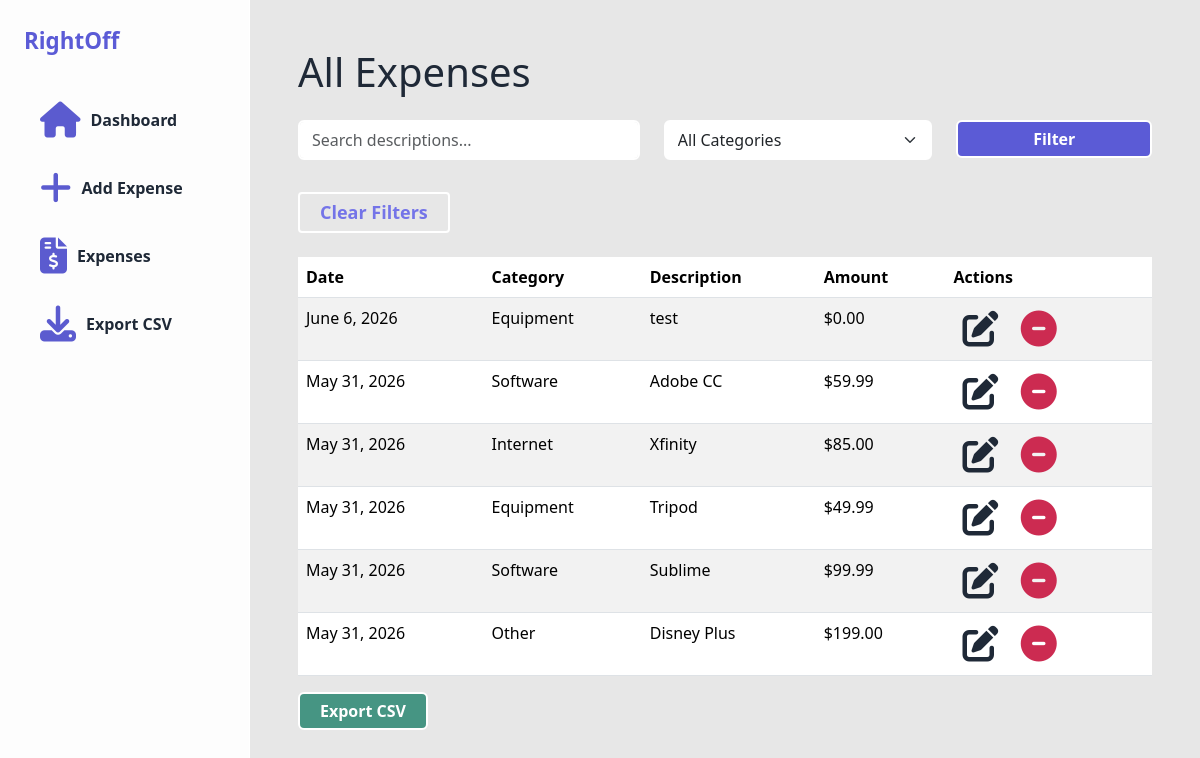
The page /list/ on the database as committed earlier.
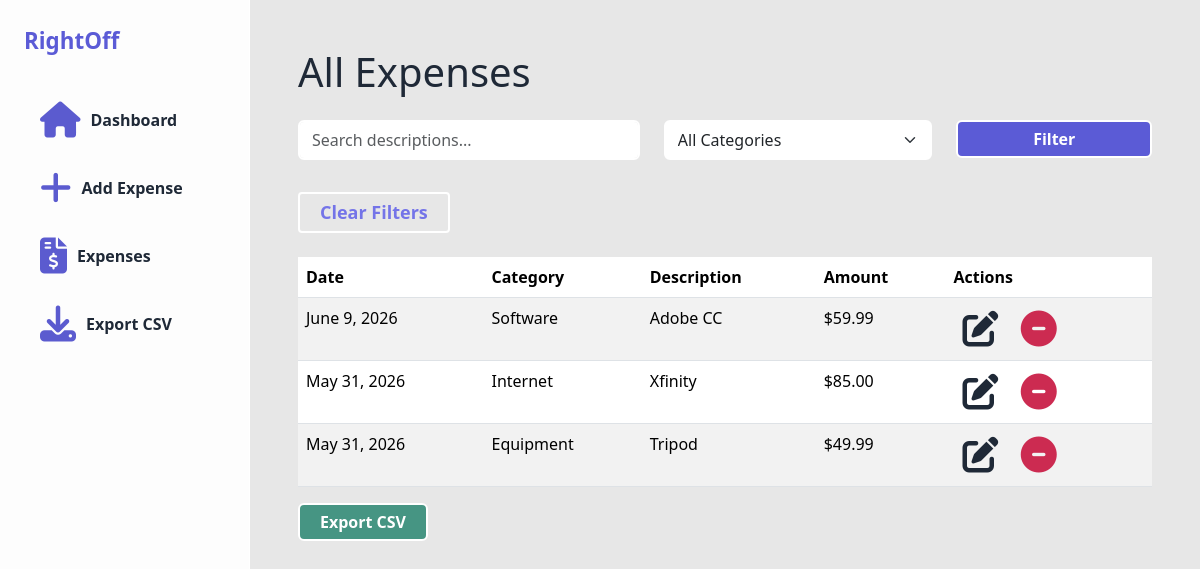
The same page on the database as committed later.
### expenses/models.py (models this page shows, shortened)
class Expense(models.Model):
    CATEGORY_CHOICES = [
        ('Software', 'Software'),
        ('Equipment', 'Equipment'),
        ('Internet', 'Internet'),
        ('Office Supplies', 'Office Supplies'),
        ('Mileage', 'Mileage'),
        ('Advertising', 'Advertising'),
        ('Education', 'Education'),
        ('Travel', 'Travel'),
        ('Other', 'Other'),
    ]
    date = models.DateField()
    category = models.CharField(
        max_length=100,
        choices=CATEGORY_CHOICES
    )
    description = models.CharField(max_length=255)
    amount = models.DecimalField(
        max_digits=10,
        decimal_places=2
    )

### expenses/views.py (the view)
# urls.py: path('list/', views.expense_list, name='expense_list'),
def expense_list(request):
    expenses = Expense.objects.all().order_by('-date')
    search_query = request.GET.get('search')
    category_filter = request.GET.get('category')
    if search_query:
        expenses = expenses.filter(
            description__icontains=search_query
        )
    if category_filter:
        expenses = expenses.filter(
            category=category_filter
        )
    categories = [
        'Software',
        'Equipment',
        'Internet',
        'Office Supplies',
        'Mileage',
        'Advertising',
        'Education',
        'Travel',
        'Other',
    ]
    return render(
        request,
        'expenses/expense_list.html',
        {
            'expenses': expenses,
            'search_query': search_query,
            'category_filter': category_filter,
            'categories': categories,
        }
    )

### expenses/templates/expenses/expense_list.html (shortened to what this page needs)
{% extends 'base.html' %}
{% block content %}
<h1 class="mb-4">
    All Expenses
</h1>
<form method="GET" class="mb-4">
    <div class="row">
    <div class="col-md-5">
        <input
            type="text"
            name="search"
            class="form-control"
            placeholder="Search descriptions..."
            value="{{ search_query|default:'' }}"
        >
    </div>
    <div class="col-md-4">
        <select
            name="category"
            class="form-select"
        >
            <option value="">
                All Categories
            </option>
        </select>
    </div>
    <div class="col-md-3">
        <button
            type="submit"
            class="btn btn-main w-100"
        >
            Filter
        </button>
    </div>
</div>
</form>
<div class="row">
    <div class="mt-2 mb-4">
        <a
            href="/list/"
            class="btn btn-filter btn-sm"
        >
            Clear Filters
        </a>
    </div>
</div>
<table class="table table-striped table-hover">
    <thead>
        <tr>
            <th>Date</th>
            <th>Category</th>
            <th>Description</th>
            <th>Amount</th>
            <th>Actions</th>
        </tr>
    </thead>
    <tbody>
        {% for expense in expenses %}
        <tr>
            <td>{{ expense.date }}</td>
            <td>{{ expense.category }}</td>
            <td>{{ expense.description }}</td>
            <td>${{ expense.amount }}</td>
            <td>
                <a
                    href="/edit/{{ expense.id }}/"
                    class="btn btn-sm"
                >
                    <i class="fa-solid fa-pen-to-square edit-icon"></i>
                </a>
                <a
                    href="/delete/{{ expense.id }}/"
                    class="btn btn-sm"
                >
                    <i class="fa-solid fa-circle-minus delete-icon"></i>
                </a>
            </td>
        </tr>
        {% endfor %}
    </tbody>
</table>
<div class="d-flex justify-content-between mb-4">
    <a
        href="/export/"
        class="btn btn-export btn-success"
    >
        Export CSV
    </a>
</div>
{% endblock %}

### expenses/templates/base.html (shortened to what this page needs)
{% load static %}
<!DOCTYPE html>
<html lang="en">
<head>
    <link
        href="https://cdn.jsdelivr.net/npm/bootstrap@5.3.7/dist/css/bootstrap.min.css"
        rel="stylesheet"
    >
    <link
    rel="stylesheet"
    href="https://cdnjs.cloudflare.com/ajax/libs/font-awesome/6.7.2/css/all.min.css"
    />
    <link
        rel="stylesheet"
        href="{% static 'css/style.css' %}"
    >
</head>
<body>
<div class="app-layout">
    <aside class="sidebar">
        <div class="sidebar-brand">
            RightOff
        </div>
        <nav class="sidebar-nav">
            <a href="/" class="sidebar-link">
                <div class="link-info-text"><i class="fa-solid fa-house"></i><span>Dashboard</span></div>
            </a>
            <a href="/#add-expense" class="sidebar-link">
                <div class="link-info-text"><i class="fa-solid fa-plus"></i><span>Add Expense</span></div>
            </a>
            <a href="/list/" class="sidebar-link">
                <div class="link-info-text"><i class="fa-solid fa-file-invoice-dollar"></i><span>Expenses</span></div>
            </a>
            <a href="/export/" class="sidebar-link">
                <div class="link-info-text"><i class="fa-solid fa-download"></i><span>Export CSV</span></div>
            </a>
        </nav>
    </aside>
    <main class="main-content">
        {% block content %}
        {% endblock %}
    </main>
</div>
</body>
</html>

### static/css/style.css (style rules this page uses)
body { background-color: #E7E7E7; }
h1 { color: #1F2937 !important; }
.btn-main, .btn-main:hover, .btn-filter, .btn-filter:hover, .btn-export, .btn-export:hover { border: 2px solid #ffffff; color: #ffffff; padding: 5px 20px 5px 20px; font-weight: 600 !important; }
.btn-main { background-color: #5B5BD6; }
.btn-filter { color:#7474E8; font-size: 18px; }
.btn-export { background-color: #469583; }
.edit-icon { color:#1F2937; }
.delete-icon { color: #CC2B51; }
i { color: #5b5bcf; font-size: 36px; line-height: 1; }
.form-control, .form-select { border: 2px solid #ffffff; }
.app-layout { min-height: 100vh; display: flex; }
.sidebar { width: 250px; min-height: 100vh; padding: 1.5rem; background: #fdfdfd; border-right: 1px solid #ffffff; position: fixed; left: 0; top: 0; }
.sidebar-brand { font-size: 1.4rem; font-weight: 700; color: #5B5BD6; margin-bottom: 2rem; }
.sidebar-nav { display: flex; flex-direction: column; gap: .5rem; }
.sidebar-link { display: block; padding: .75rem 1rem; border-radius: 12px; color: #1F2937; text-decoration: none; font-weight: 600; }
.link-info-text { display: flex; align-items: center; gap: 10px; }
.main-content { flex: 1; margin-left: 250px; padding: 3rem; }

Rows that differ between the two databases and show on the page:
removed Expense: date "June 6, 2026", category "Equipment", description "test", amount "0.00"
removed Expense: date "May 31, 2026", category "Software", description "Sublime", amount "99.99"
removed Expense: date "May 31, 2026", category "Other", description "Disney Plus", amount "199.00"
changed Expense "Software": date "May 31, 2026" → "June 9, 2026"
